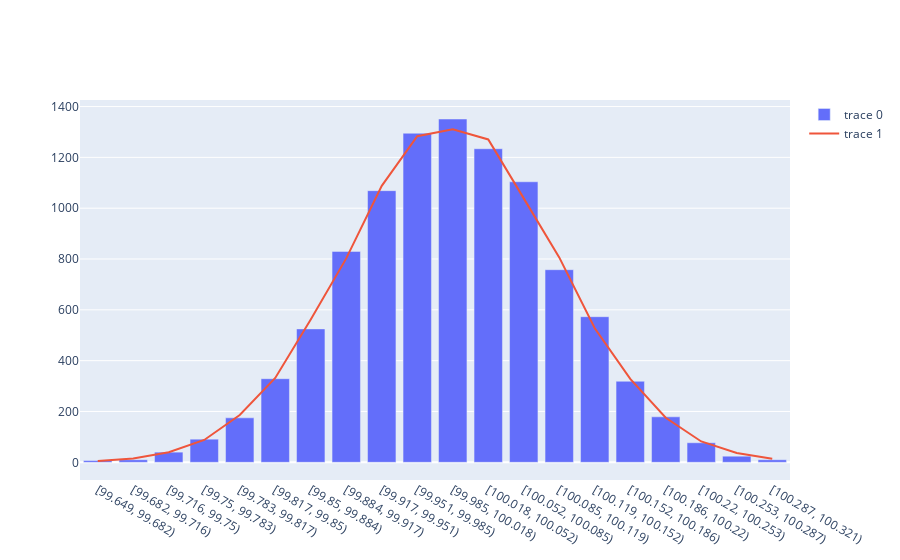

Notebook cell for this chart:
### Code cell
fig = go.Figure(data=[go.Bar(x=df_cut['cut'].astype('str'), y=df_cut['sample'])])
fig.add_trace(go.Scatter(x=df_cut['cut'].astype('str'), y=df_cut['p']))
